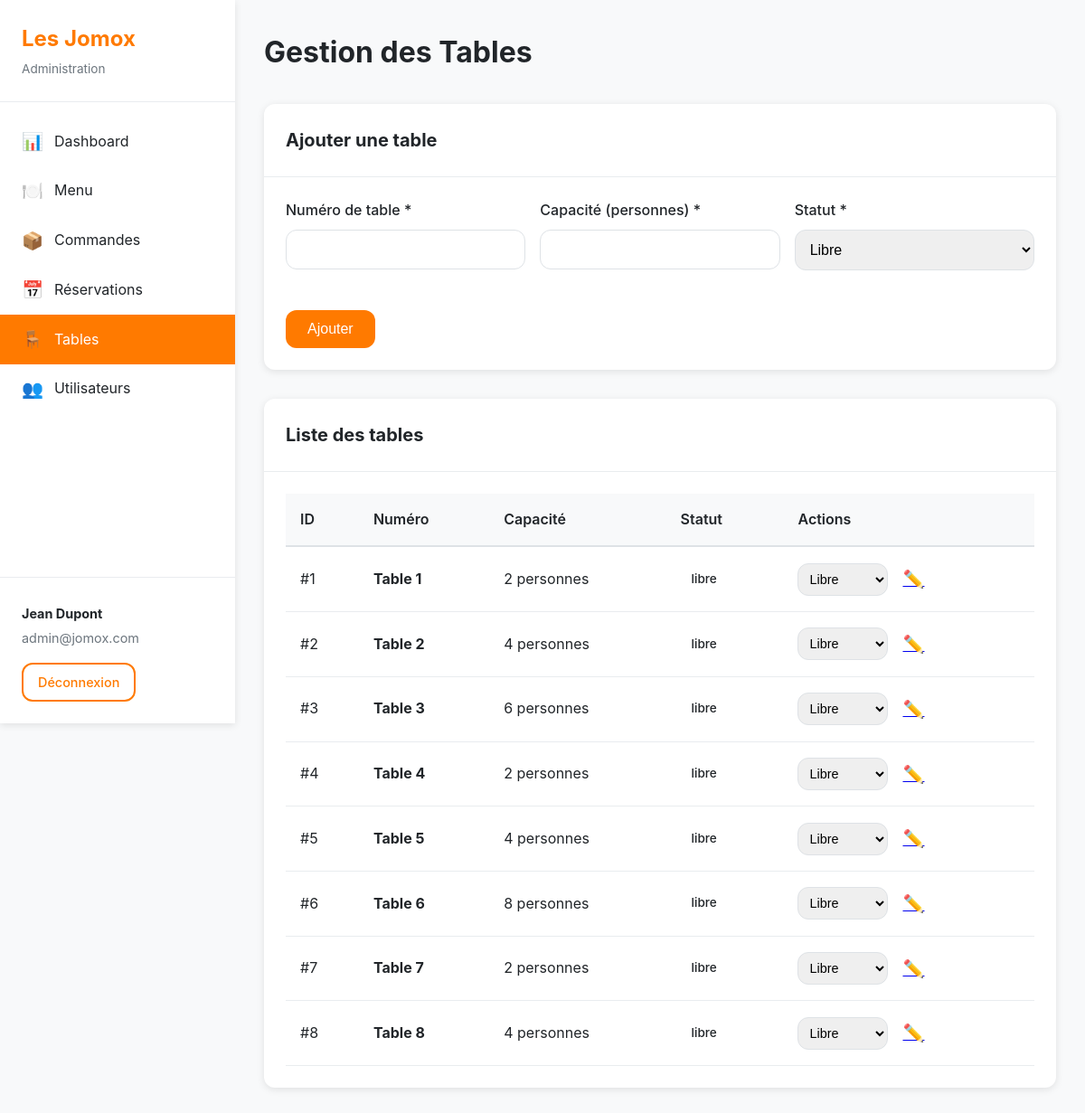
Screenshot of /admin/tables.php (signed in) with the database file from the repository.
### tables this page shows
CREATE TABLE table_restaurant (
    id INT AUTO_INCREMENT PRIMARY KEY,
    numero INT NOT NULL UNIQUE,
    capacite INT NOT NULL,
    statut VARCHAR(50) DEFAULT 'libre',
    INDEX idx_numero (numero),
    INDEX idx_statut (statut)
);

### admin/tables.php (the view, shortened to what this page needs)
<?php
$pageTitle = 'Gestion des Tables';
require_once __DIR__ . '/includes/functions.php';
$pdo = getPDO();
$editTable = null;
$tables = $pdo->query('SELECT * FROM table_restaurant ORDER BY numero')->fetchAll();
require_once __DIR__ . '/includes/header.php';
?>
<div class="card">
    <div class="card-header">
        <h2><?= $editTable ? 'Modifier une table' : 'Ajouter une table' ?></h2>
    </div>
    <div class="card-body">
        <form method="POST" class="form">
            <div class="form-row">
                <div class="form-group">
                    <label>Numéro de table *</label>
                    <input type="number" name="numero" value="<?= e($editTable['numero'] ?? '') ?>" min="1" required>
                </div>
                <div class="form-group">
                    <label>Capacité (personnes) *</label>
                    <input type="number" name="capacite" value="<?= e($editTable['capacite'] ?? '') ?>" min="1" required>
                </div>
                <div class="form-group">
                    <label>Statut *</label>
                    <select name="statut" required>
                        <option value="libre" <?= ($editTable['statut'] ?? 'libre') === 'libre' ? 'selected' : '' ?>>Libre</option>
                    </select>
                </div>
            </div>
            <div class="form-actions">
                <button type="submit" class="btn btn-primary"><?= $editTable ? 'Modifier' : 'Ajouter' ?></button>
            </div>
        </form>
    </div>
</div>
<div class="card">
    <div class="card-header">
        <h2>Liste des tables</h2>
    </div>
    <div class="card-body">
        <div class="table-responsive">
            <table class="table">
                <thead>
                    <tr>
                        <th>ID</th>
                        <th>Numéro</th>
                        <th>Capacité</th>
                        <th>Statut</th>
                        <th>Actions</th>
                    </tr>
                </thead>
                <tbody>
                    <?php if (empty($tables)): ?>
                        <tr>
                            <td colspan="5" class="text-center text-muted">Aucune table enregistrée</td>
                        </tr>
                    <?php else: ?>
                        <?php foreach ($tables as $table): ?>
                            <tr>
                                <td>#<?= $table['id'] ?></td>
                                <td><strong>Table <?= $table['numero'] ?></strong></td>
                                <td><?= $table['capacite'] ?> personnes</td>
                                <td><?= getStatusBadge($table['statut']) ?></td>
                                <td>
                                    <div class="action-buttons">
                                        <form method="POST" class="form-inline">
                                            <select name="statut" class="form-select-sm" onchange="this.form.submit()">
                                                <option value="libre" <?= $table['statut'] === 'libre' ? 'selected' : '' ?>>Libre</option>
                                            </select>
                                        </form>
                                        <a href="?edit=<?= $table['id'] ?>" class="btn-icon" title="Modifier">✏️</a>
                                    </div>
                                </td>
                            </tr>
                        <?php endforeach; ?>
                    <?php endif; ?>
                </tbody>
            </table>
        </div>
    </div>
</div>
<?php require_once __DIR__ . '/includes/footer.php'; ?>

### admin/includes/header.php (shortened to what this page needs)
<!DOCTYPE html>
<html lang="fr">
<head>
    <link rel="stylesheet" href="assets/css/style.css">
</head>
<body>
    <div class="admin-layout">
        <aside class="sidebar">
            <div class="sidebar-header">
                <h2>Les Jomox</h2>
                <p class="sidebar-subtitle">Administration</p>
            </div>
            <nav class="sidebar-nav">
                <a href="index.php" class="nav-item <?= basename($_SERVER['PHP_SELF']) === 'index.php' ? 'active' : '' ?>">
                    <span class="nav-icon">📊</span>
                    <span>Dashboard</span>
                </a>
                <a href="menu.php" class="nav-item <?= basename($_SERVER['PHP_SELF']) === 'menu.php' ? 'active' : '' ?>">
                    <span class="nav-icon">🍽️</span>
                    <span>Menu</span>
                </a>
                <a href="commandes.php" class="nav-item <?= basename($_SERVER['PHP_SELF']) === 'commandes.php' ? 'active' : '' ?>">
                    <span class="nav-icon">📦</span>
                    <span>Commandes</span>
                </a>
                <a href="reservations.php" class="nav-item <?= basename($_SERVER['PHP_SELF']) === 'reservations.php' ? 'active' : '' ?>">
                    <span class="nav-icon">📅</span>
                    <span>Réservations</span>
                </a>
                <a href="tables.php" class="nav-item <?= basename($_SERVER['PHP_SELF']) === 'tables.php' ? 'active' : '' ?>">
                    <span class="nav-icon">🪑</span>
                    <span>Tables</span>
                </a>
                <a href="utilisateurs.php" class="nav-item <?= basename($_SERVER['PHP_SELF']) === 'utilisateurs.php' ? 'active' : '' ?>">
                    <span class="nav-icon">👥</span>
                    <span>Utilisateurs</span>
                </a>
            </nav>
            <div class="sidebar-footer">
                <div class="user-info">
                    <p><strong><?= e(($_SESSION['admin_prenom'] ?? $_SESSION['user_prenom'] ?? '') . ' ' . ($_SESSION['admin_nom'] ?? $_SESSION['user_nom'] ?? '')) ?></strong></p>
                    <p class="text-muted"><?= e($_SESSION['admin_email'] ?? $_SESSION['user_email'] ?? '') ?></p>
                </div>
                <a href="logout.php" class="btn btn-outline btn-sm">Déconnexion</a>
            </div>
        </aside>
        <main class="main-content">
            <div class="content-header">
                <h1><?= isset($pageTitle) ? e($pageTitle) : 'Dashboard' ?></h1>
            </div>
            <div class="content-body">

### admin/includes/functions.php (shortened to what this page needs)
<?php
function getStatusBadge($status) {
    $badges = [
        'en_attente' => '<span class="badge badge-warning">En attente</span>',
        'confirmee' => '<span class="badge badge-success">Confirmée</span>',
        'servie' => '<span class="badge badge-info">Servie</span>',
        'annulee' => '<span class="badge badge-danger">Annulée</span>',
        'libre' => '<span class="badge badge-success">Libre</span>',
        'occupee' => '<span class="badge badge-danger">Occupée</span>',
        'reservee' => '<span class="badge badge-warning">Réservée</span>',
    ];
    return $badges[$status] ?? '<span class="badge">' . htmlspecialchars($status) . '</span>';
}
function e($string) {
    return htmlspecialchars($string ?? '', ENT_QUOTES, 'UTF-8');
}

### admin/includes/footer.php (shortened to what this page needs)
            </div>
        </main>
    </div>
</body>
</html>

### admin/assets/css/style.css (style rules this page uses)
:root { --primary: #FF7A00; --primary-dark: #e66a00; --secondary: #6c757d; --success: #28a745; --danger: #dc3545; --warning: #ffc107; --info: #17a2b8; --light: #f8f9fa; --dark: #343a40; --white: #ffffff; --gray-100: #f8f9fa; --gray-200: #e9ecef; --gray-300: #dee2e6; --gray-600: #6c757d; --gray-900: #212529; --shadow: 0 2px 8px rgba(0, 0, 0, 0.1); --shadow-lg: 0 4px 16px rgba(0, 0, 0, 0.15); --radius: 12px; --radius-lg: 16px; }
* { margin: 0; padding: 0; box-sizing: border-box; }
body { font-family: -apple-system, BlinkMacSystemFont, 'Segoe UI', Roboto, 'Helvetica Neue', Arial, sans-serif; background: var(--gray-100); color: var(--gray-900); line-height: 1.6; }
.admin-layout { display: flex; min-height: 100vh; }
.sidebar { width: 260px; background: var(--white); box-shadow: var(--shadow); display: flex; flex-direction: column; position: fixed; height: 100vh; overflow-y: auto; }
.sidebar-header { padding: 1.5rem; border-bottom: 1px solid var(--gray-200); }
.sidebar-header h2 { font-size: 1.5rem; color: var(--primary); margin-bottom: 0.25rem; }
.sidebar-subtitle { font-size: 0.85rem; color: var(--gray-600); }
.sidebar-nav { flex: 1; padding: 1rem 0; }
.nav-item { display: flex; align-items: center; padding: 0.75rem 1.5rem; color: var(--gray-900); text-decoration: none; transition: all 0.2s; }
.nav-item.active { background: var(--primary); color: var(--white); }
.nav-icon { margin-right: 0.75rem; font-size: 1.2rem; }
.sidebar-footer { padding: 1.5rem; border-top: 1px solid var(--gray-200); }
.user-info { margin-bottom: 1rem; }
.user-info p { margin: 0.25rem 0; font-size: 0.9rem; }
.text-muted { color: var(--gray-600); font-size: 0.85rem; }
.main-content { flex: 1; margin-left: 260px; padding: 2rem; }
.content-header { margin-bottom: 2rem; }
.content-header h1 { font-size: 2rem; color: var(--gray-900); }
.content-body { animation: fadeIn 0.3s ease; }
.card { background: var(--white); border-radius: var(--radius); box-shadow: var(--shadow); margin-bottom: 2rem; overflow: hidden; }
.card-header { padding: 1.5rem; border-bottom: 1px solid var(--gray-200); display: flex; justify-content: space-between; align-items: center; }
.card-header h2 { font-size: 1.25rem; color: var(--gray-900); }
.card-body { padding: 1.5rem; }
.form { max-width: 100%; }
.form-group { margin-bottom: 1.25rem; }
.form-group label { display: block; margin-bottom: 0.5rem; font-weight: 500; color: var(--gray-900); }
.form-group input, .form-group textarea, .form-group select { width: 100%; padding: 0.75rem; border: 1px solid var(--gray-300); border-radius: var(--radius); font-size: 1rem; transition: all 0.2s; }
.form-row { display: grid; grid-template-columns: repeat(auto-fit, minmax(200px, 1fr)); gap: 1rem; }
.form-actions { display: flex; gap: 1rem; margin-top: 1.5rem; }
.form-inline { display: inline; }
.form-select-sm { padding: 0.5rem; font-size: 0.9rem; border-radius: var(--radius); border: 1px solid var(--gray-300); }
.btn { display: inline-block; padding: 0.75rem 1.5rem; border: none; border-radius: var(--radius); font-size: 1rem; font-weight: 500; cursor: pointer; transition: all 0.2s; text-decoration: none; text-align: center; }
.btn-primary { background: var(--primary); color: var(--white); }
.btn-outline { background: transparent; color: var(--primary); border: 2px solid var(--primary); }
.btn-sm { padding: 0.5rem 1rem; font-size: 0.9rem; }
.btn-icon { background: none; border: none; font-size: 1.2rem; cursor: pointer; padding: 0.25rem 0.5rem; border-radius: var(--radius); transition: all 0.2s; }
.action-buttons { display: flex; gap: 0.5rem; align-items: center; }
.table-responsive { overflow-x: auto; }
.table { width: 100%; border-collapse: collapse; }
.table thead { background: var(--gray-100); }
.table th { padding: 1rem; text-align: left; font-weight: 600; color: var(--gray-900); border-bottom: 2px solid var(--gray-300); }
.table td { padding: 1rem; border-bottom: 1px solid var(--gray-200); }
.badge { display: inline-block; padding: 0.35rem 0.75rem; border-radius: 20px; font-size: 0.85rem; font-weight: 500; }

### rows the page displays
table_restaurant: id "1", numero "1", capacite "2", statut "libre", statut "Libre"
table_restaurant: id "2", numero "2", capacite "4", statut "libre", statut "Libre"
table_restaurant: id "3", numero "3", capacite "6", statut "libre", statut "Libre"
table_restaurant: id "4", numero "4", capacite "2", statut "libre", statut "Libre"
table_restaurant: id "5", numero "5", capacite "4", statut "libre", statut "Libre"
table_restaurant: id "6", numero "6", capacite "8", statut "libre", statut "Libre"
table_restaurant: id "7", numero "7", capacite "2", statut "libre", statut "Libre"
table_restaurant: id "8", numero "8", capacite "4", statut "libre", statut "Libre"

### other values shown
$_SESSION['admin_email'] "admin@jomox.com"
$pageTitle "Gestion des Tables"
